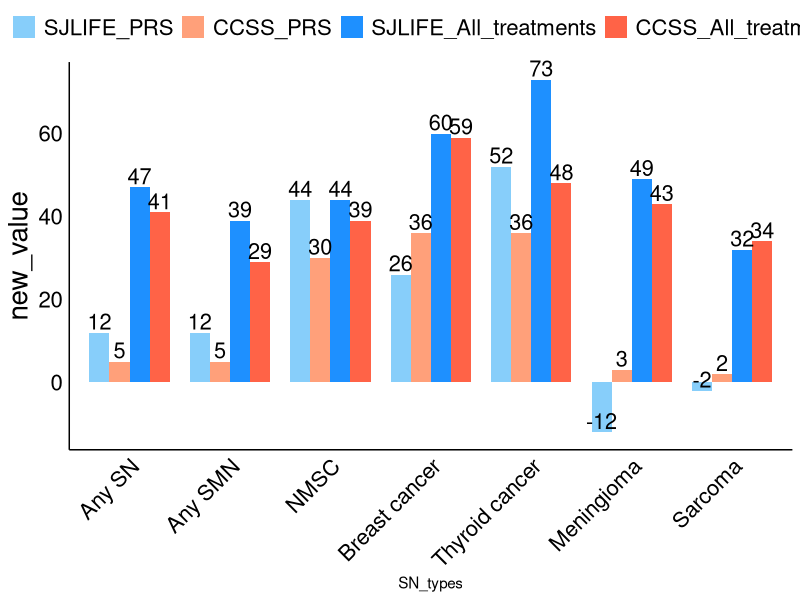
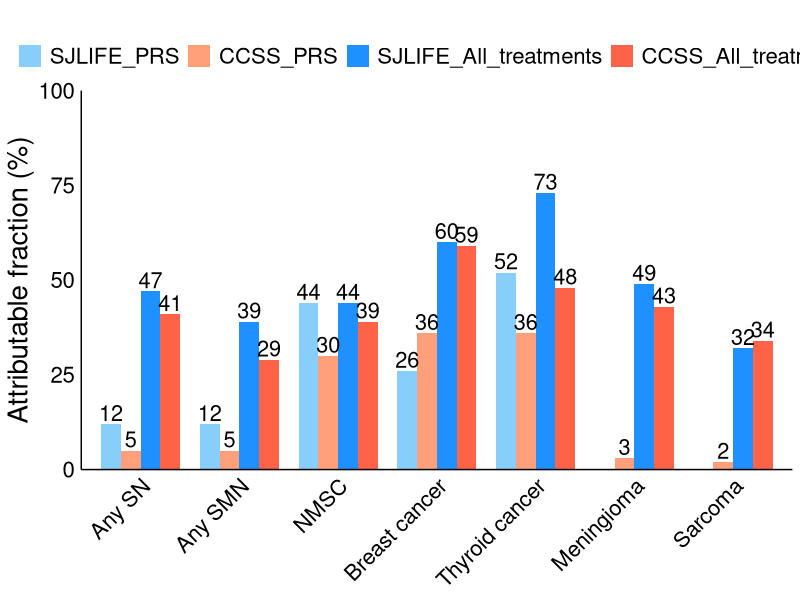
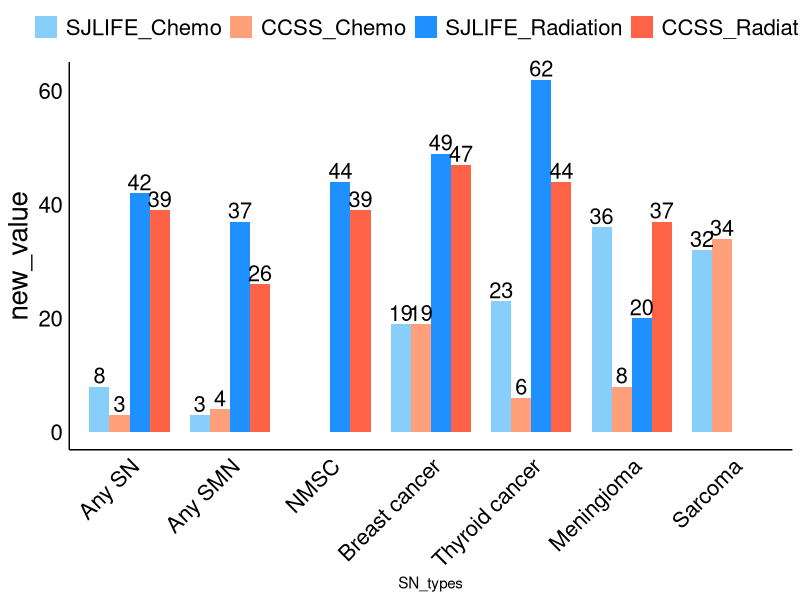
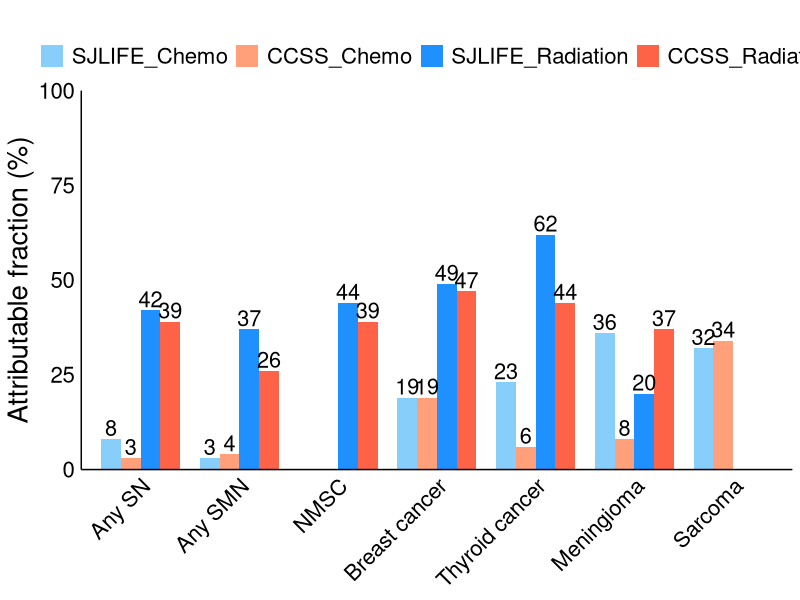
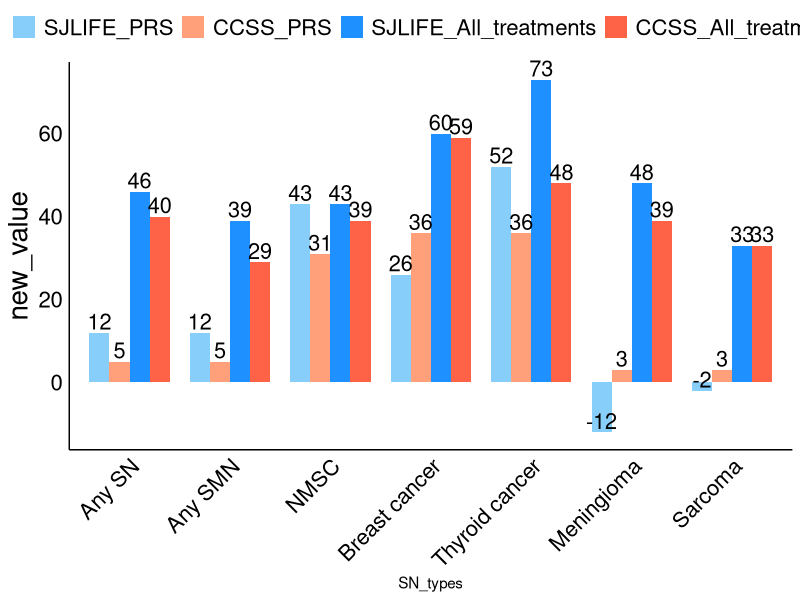
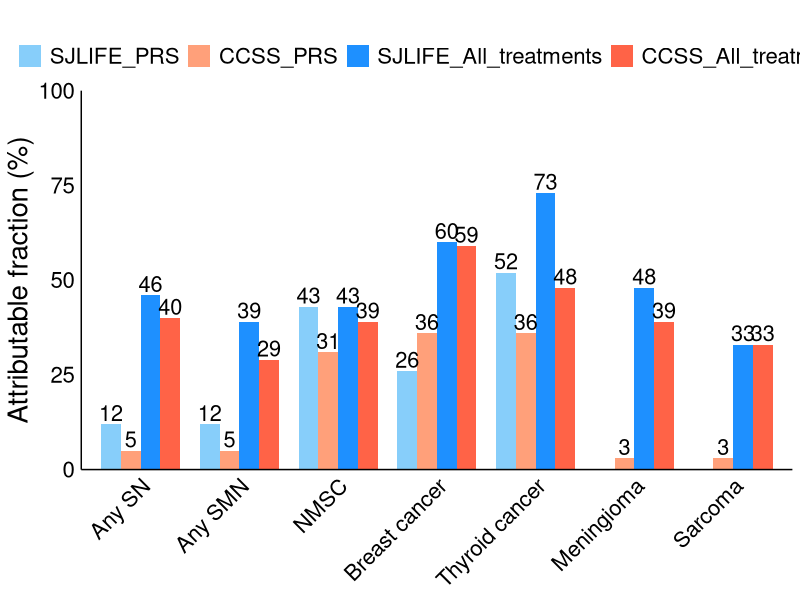
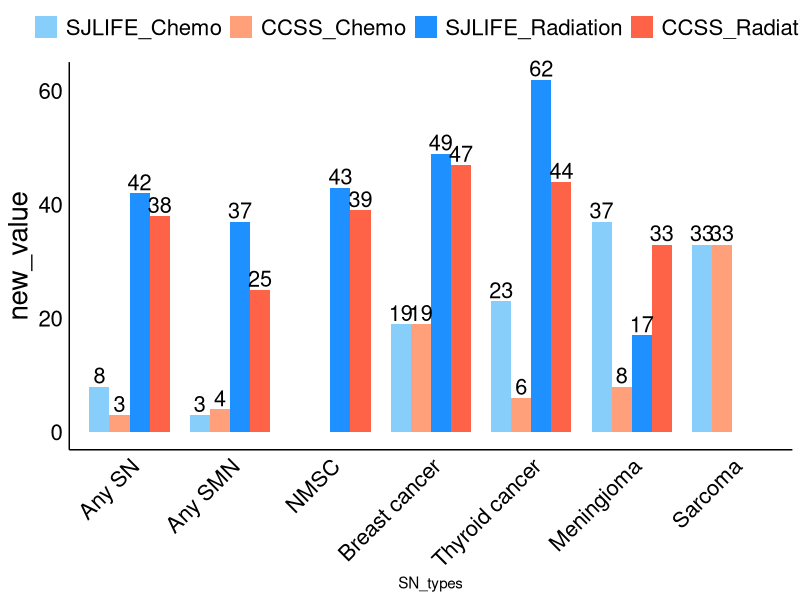
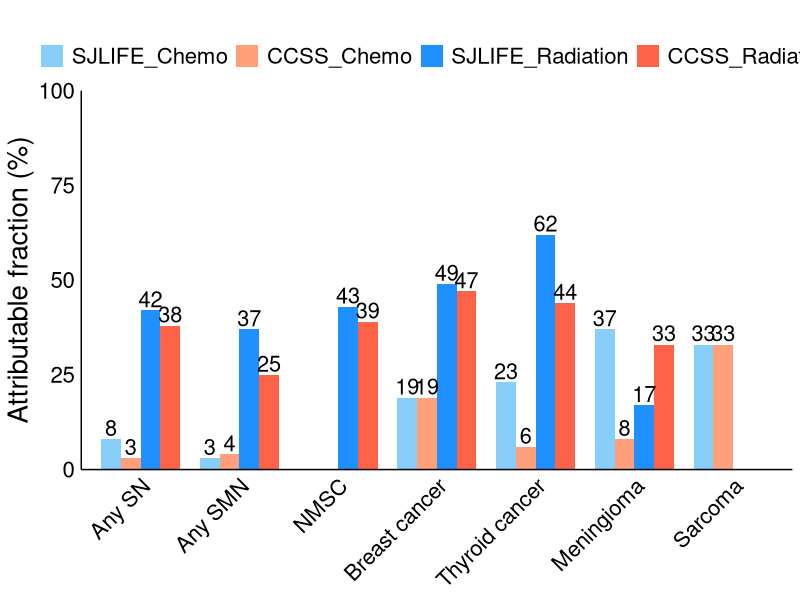

Here is the R script that generated these plots, in order:
# Load required libraries
library(ggplot2)
library(ggthemes)# For additional themes
library(ggrepel)
library(dplyr)



## V18 b
data <- read.table(text="Cohort	SN_types	Variables	Overall	Female	Male	Age.lt.35	Age.ge.35
SJLIFE	Any SN (605)	Radiation	0.425	0.417	0.435	0.400	0.447
SJLIFE	Any SN (605)	Chemo	0.080	0.079	0.080	0.109	0.054
SJLIFE	Any SN (605)	All_treatments	0.469	0.462	0.478	0.463	0.474
SJLIFE	Any SN (605)	PRS	0.125	0.123	0.129	0.126	0.125
SJLIFE	Any SN (605)	Lifestyle	-	-	-	-	-
SJLIFE	Any SN (605)	Combined	0.536	0.530	0.545	0.531	0.541
SJLIFE	Any SMN (462)	Radiation	0.372	0.371	0.373	0.340	0.396
SJLIFE	Any SMN (462)	Chemo	0.033	0.033	0.032	0.047	0.022
SJLIFE	Any SMN (462)	All_treatments	0.392	0.392	0.392	0.370	0.409
SJLIFE	Any SMN (462)	PRS	0.122	0.119	0.125	0.122	0.122
SJLIFE	Any SMN (462)	Lifestyle	-	-	-	-	-
SJLIFE	Any SMN (462)	Combined	0.467	0.466	0.468	0.447	0.482
SJLIFE	NMSC (249)	Radiation	0.441	0.431	0.453	0.413	0.457
SJLIFE	NMSC (249)	Chemo	-	-	-	-	-
SJLIFE	NMSC (249)	All_treatments	0.441	0.431	0.453	0.413	0.457
SJLIFE	NMSC (249)	PRS	0.441	0.432	0.452	0.440	0.442
SJLIFE	NMSC (249)	Lifestyle	-	-	-	-	-
SJLIFE	NMSC (249)	Combined	0.688	0.680	0.698	0.671	0.698
SJLIFE	Breast cancer (74)	Radiation	0.493	0.493	-	0.475	0.498
SJLIFE	Breast cancer (74)	Chemo	0.193	0.193	-	0.228	0.184
SJLIFE	Breast cancer (74)	All_treatments	0.602	0.602	-	0.594	0.604
SJLIFE	Breast cancer (74)	PRS	0.255	0.255	-	0.261	0.254
SJLIFE	Breast cancer (74)	Lifestyle	-	-	-	-	-
SJLIFE	Breast cancer (74)	Combined	0.704	0.704	-	0.701	0.705
SJLIFE	Thyroid cancer (86)	Radiation	0.620	0.622	0.616	0.594	0.650
SJLIFE	Thyroid cancer (86)	Chemo	0.233	0.235	0.231	0.293	0.163
SJLIFE	Thyroid cancer (86)	All_treatments	0.726	0.727	0.723	0.725	0.727
SJLIFE	Thyroid cancer (86)	PRS	0.517	0.519	0.514	0.519	0.514
SJLIFE	Thyroid cancer (86)	Lifestyle	-	-	-	-	-
SJLIFE	Thyroid cancer (86)	Combined	0.866	0.867	0.866	0.866	0.868
SJLIFE	Meningioma (149)	Radiation	0.197	0.172	0.230	0.223	0.176
SJLIFE	Meningioma (149)	Chemo	0.361	0.371	0.349	0.472	0.271
SJLIFE	Meningioma (149)	All_treatments	0.489	0.478	0.504	0.598	0.400
SJLIFE	Meningioma (149)	PRS	-0.125	-0.117	-0.135	-0.121	-0.128
SJLIFE	Meningioma (149)	Lifestyle	-	-	-	-	-
SJLIFE	Meningioma (149)	Combined	0.425	0.416	0.437	0.549	0.323
SJLIFE	Sarcoma (32)	Radiation	-	-	-	-	-
SJLIFE	Sarcoma (32)	Chemo	0.324	0.329	0.320	0.308	0.351
SJLIFE	Sarcoma (32)	All_treatments	0.324	0.329	0.320	0.308	0.351
SJLIFE	Sarcoma (32)	PRS	-0.020	-0.021	-0.020	-0.020	-0.020
SJLIFE	Sarcoma (32)	Lifestyle	-	-	-	-	-
SJLIFE	Sarcoma (32)	Combined	0.311	0.315	0.306	0.294	0.337
CCSS	Any SN (1611)	Radiation	0.387	0.380	0.398	0.372	0.398
CCSS	Any SN (1611)	Chemo	0.031	0.030	0.033	0.047	0.019
CCSS	Any SN (1611)	All_treatments	0.407	0.400	0.418	0.403	0.410
CCSS	Any SN (1611)	PRS	0.048	0.047	0.049	0.047	0.048
CCSS	Any SN (1611)	Lifestyle	-	-	-	-	-
CCSS	Any SN (1611)	Combined	0.435	0.428	0.446	0.431	0.438
CCSS	Any SMN (762)	Radiation	0.255	0.254	0.257	0.213	0.283
CCSS	Any SMN (762)	Chemo	0.042	0.042	0.042	0.070	0.024
CCSS	Any SMN (762)	All_treatments	0.290	0.289	0.293	0.271	0.303
CCSS	Any SMN (762)	PRS	0.047	0.046	0.047	0.046	0.047
CCSS	Any SMN (762)	Lifestyle	-	-	-	-	-
CCSS	Any SMN (762)	Combined	0.323	0.322	0.326	0.305	0.336
CCSS	NMSC (769)	Radiation	0.391	0.386	0.396	0.385	0.394
CCSS	NMSC (769)	Chemo	-	-	-	-	-
CCSS	NMSC (769)	All_treatments	0.391	0.386	0.396	0.385	0.394
CCSS	NMSC (769)	PRS	0.304	0.306	0.302	0.306	0.303
CCSS	NMSC (769)	Lifestyle	-	-	-	-	-
CCSS	NMSC (769)	Combined	0.577	0.575	0.578	0.574	0.578
CCSS	Breast cancer (289)	Radiation	0.474	0.474	-	0.452	0.478
CCSS	Breast cancer (289)	Chemo	0.187	0.187	-	0.224	0.180
CCSS	Breast cancer (289)	All_treatments	0.593	0.593	-	0.589	0.593
CCSS	Breast cancer (289)	PRS	0.365	0.365	-	0.369	0.365
CCSS	Breast cancer (289)	Lifestyle	-	-	-	-	-
CCSS	Breast cancer (289)	Combined	0.743	0.743	-	0.741	0.743
CCSS	Thyroid cancer (163)	Radiation	0.443	0.445	0.439	0.413	0.489
CCSS	Thyroid cancer (163)	Chemo	0.055	0.055	0.056	0.073	0.029
CCSS	Thyroid cancer (163)	All_treatments	0.476	0.477	0.472	0.457	0.504
CCSS	Thyroid cancer (163)	PRS	0.358	0.362	0.352	0.355	0.363
CCSS	Thyroid cancer (163)	Lifestyle	-	-	-	-	-
CCSS	Thyroid cancer (163)	Combined	0.664	0.665	0.661	0.650	0.684
CCSS	Meningioma (255)	Radiation	0.370	0.333	0.422	0.394	0.345
CCSS	Meningioma (255)	Chemo	0.082	0.076	0.092	0.118	0.045
CCSS	Meningioma (255)	All_treatments	0.426	0.391	0.475	0.471	0.378
CCSS	Meningioma (255)	PRS	0.032	0.032	0.033	0.036	0.028
CCSS	Meningioma (255)	Lifestyle	-	-	-	-	-
CCSS	Meningioma (255)	Combined	0.444	0.410	0.494	0.490	0.397
CCSS	Sarcoma (60)	Radiation	-	-	-	-	-
CCSS	Sarcoma (60)	Chemo	0.342	0.327	0.358	0.337	0.348
CCSS	Sarcoma (60)	All_treatments	0.342	0.327	0.358	0.337	0.348
CCSS	Sarcoma (60)	PRS	0.024	0.026	0.022	0.023	0.025
CCSS	Sarcoma (60)	Lifestyle	-	-	-	-	-
CCSS	Sarcoma (60)	Combined	0.358	0.345	0.372	0.353	0.364", header = T, sep = "\t")

data$SN_types <- trimws(gsub("\\([0-9]+\\)", "", data$SN_types))
data[data == "-"] <- NA
saved.data <- data

## 1.___________________________________________________________________________ Combined (overall) analysis
## 1.___________________________________________________________________________ Combined (overall) analysis
## 1.___________________________________________________________________________ Combined (overall) analysis
## 1.___________________________________________________________________________ Combined (overall) analysis
## 1.___________________________________________________________________________ Combined (overall) analysis



group <- "Overall"
variables <- unique(data$Variables)

custom_colors <- c("SJLIFE" = "#1E90FF", "CCSS" = "#FF6347")
legend_order <- c("SJLIFE", "CCSS")


for(i in 1:length(variables)){
data_melted <- data[grepl(variables[i], data$Variables), c("Cohort", "SN_types", "Variables", group)]
colnames(data_melted) <- c("variable", "SN_types", "AF_by", "value")
data_melted$value <- as.numeric(data_melted$value); data_melted <- data_melted[complete.cases(data_melted),]
data_melted$new_value <- round(data_melted$value,2)*100

# Reshape the data for ggplot2
library(reshape2)
order <- unique(data_melted$SN_types)
AF.type <- data_melted$AF_by[i] 
lifestyle <- "without_lifestyle"
if(lifestyle== "without_lifestyle" && variables[i] == "Lifestyle"){
next
}

data_melted$legend_group <- factor(data_melted$variable, levels = c("SJLIFE", "CCSS"))

# Create a factor with the desired order
data_melted$SN_types <- factor(data_melted$SN_types, levels = order)



p <- ggplot(data_melted, aes(x = SN_types, y = new_value, fill = legend_group)) +
  geom_bar(stat = "identity", position = position_dodge(width = 0.4), width = 0.4) +
  # Customize the theme and appearance
  # # geom_hline(yintercept = seq(-0.1, 0.1, by = 0.1), color = "black", linetype = "solid", size = 0.7) +
  # # geom_hline(yintercept = 0, color = "black", linetype = "solid", size = 0.7) +
  # Add Y lines
  # # geom_vline(xintercept = seq(0.5, length(unique(data_melted$SN_types)) + 0.5), color = "black", linetype = "solid", size = 0.7) +
  # # geom_vline(xintercept = 0.5, color = "black", linetype = "solid", size = 0.7) +
  theme_minimal() +
  theme(axis.text.x = element_text(angle = 45, hjust = 1, vjust = 1, size = 16, color = "black"),
        axis.text.y = element_text(size = 16, color = "black"),
        axis.title.y = element_text(size = 20, color = "black"),
        axis.line.x = element_line(color="black"),
        axis.line.y = element_line(color="black"),
        legend.title = element_blank(),
        legend.text = element_text(size = 16, color = "black"),
        plot.title = element_text(size = 16, hjust = 0.5, vjust = 1.5, face = "bold"),
        panel.grid.major = element_blank(),
        panel.grid.minor = element_blank()) +
  
  # Customize colors
  scale_fill_manual(values = custom_colors, breaks = legend_order) +
  
  # Add labels with geom_text
  geom_text(
    data = data_melted %>% filter(!is.na(new_value)),
    aes(label = new_value, y = new_value),  # Adjust y position
    position = position_dodge(width = 0.3),
    vjust = -0.20,  # Adjust vertical justification
    hjust = 0.5,  # Center text horizontally
    size = 5.5,
    color = "black"
  ) +
  # Adjust legend position
  theme(legend.position = "top", legend.box = "horizontal") +
  # Additional adjustments
  scale_x_discrete(limits = order) +
  coord_cartesian(clip = "off")
p <- p + scale_y_continuous(limits = c(0, 100), expand = c(0, 0)) + labs(title = "", y = "Attributable fraction (%)", x = NULL) 

p
# Save the plot as a high-resolution image
plot_name <- paste0("Z:/ResearchHome/Groups/sapkogrp/projects/Genomics/common/attr_fraction/ANALYSIS/results/plots/v18b/overall/", group, "_", AF.type, "_", lifestyle, ".tiff")

ggsave(plot_name, p, width = 12, height = 8, dpi = 600, device = "tiff", compression = "lzw")
}

################################
## PRS and treatment together ##
################################
group <- "Overall"

variables <- "treatment|PRS"

new_data <- data[grepl(variables, data$Variables), c("Cohort", "SN_types", "Variables", group)]
colnames(new_data) <- c("variable", "SN_types", "AF_by", "value")
new_data$value <- as.numeric(new_data$value)

# Reshape the data for ggplot2
library(reshape2)

data_melted <-new_data
order <- unique(data_melted$SN_types)
AF.type <- "treatment_PRS"
lifestyle <- "without_lifestyle"

data_melted$legend_group <- factor(paste(data_melted$variable, data_melted$AF_by, sep = "_"))

data_melted$new_value <- round(data_melted$value,2)*100


# Define custom colors and legend order
custom_colors <- c("SJLIFE_PRS" = "#87CEFA", "CCSS_PRS" = "#FFA07A", "SJLIFE_All_treatments" = "#1E90FF", "CCSS_All_treatments" = "#FF6347")
legend_order <- c("SJLIFE_PRS", "CCSS_PRS", "SJLIFE_All_treatments", "CCSS_All_treatments")
# Order the levels of the legend_group factor
data_melted$legend_group <- factor(data_melted$legend_group, levels = legend_order)
# Create a factor with the desired order
data_melted$SN_types <- factor(data_melted$SN_types, levels = order)


p <- ggplot(data_melted, aes(x = SN_types, y = new_value, fill = legend_group)) +
  geom_bar(stat = "identity", position = position_dodge(width = 0.8), width = 0.8) +
  # Customize the theme and appearance
  # geom_hline(yintercept = 0, color = "black", linetype = "solid", size = 0.7) +
  # Add Y lines
  # geom_vline(xintercept = 0.5, color = "black", linetype = "solid", size = 0.7) +
  theme_minimal() +
  theme(axis.text.x = element_text(angle = 45, hjust = 1, vjust = 1, size = 16, color = "black"),
        axis.text.y = element_text(size = 16, color = "black"),
        axis.title.y = element_text(size = 20, color = "black"), 
        axis.line.x = element_line(color="black"), 
        axis.line.y = element_line(color="black"),
        legend.title = element_blank(),
        legend.text = element_text(size = 16, color = "black"),
        plot.title = element_text(size = 16, hjust = 0.5, vjust = 1.5, face = "bold"),
        panel.grid.major = element_blank(),
        panel.grid.minor = element_blank()) +
  
  # Customize colors
  scale_fill_manual(values = custom_colors, breaks = legend_order) +
  
  # Add labels with geom_text
  geom_text(
    data = data_melted %>% filter(!is.na(new_value)),
    aes(label = new_value, y = new_value),  # Adjust y position
    position = position_dodge(width = 0.8),
    vjust = -0.20,  # Adjust vertical justification
    hjust = 0.5,  # Center text horizontally
    size = 5.5,
    color = "black"
  ) +
  # Adjust legend position
  theme(legend.position = "top", legend.box = "horizontal") +
  # Additional adjustments
  scale_x_discrete(limits = order) +
  coord_cartesian(clip = "off")
p
p <- p + scale_y_continuous(limits = c(0, 100), expand = c(0, 0)) + labs(title = "", y = "Attributable fraction (%)", x = NULL) 

p

# Save the plot as a high-resolution image
plot_name <- paste0("Z:/ResearchHome/Groups/sapkogrp/projects/Genomics/common/attr_fraction/ANALYSIS/results/plots/v18b/overall/", group, "_", AF.type,"_", lifestyle, ".tiff")

ggsave(plot_name, p, width = 12, height = 8, dpi = 600, device = "tiff", compression = "lzw")

##################################
## Chemo and Radiation together ##
##################################
group <- "Overall"

variables <- "Chemo|Radiation"

new_data <- data[grepl(variables, data$Variables), c("Cohort", "SN_types", "Variables", group)]
colnames(new_data) <- c("variable", "SN_types", "AF_by", "value")
new_data$value <- as.numeric(new_data$value)

# Reshape the data for ggplot2
library(reshape2)
data_melted <-new_data
data_melted$new_value <- round(data_melted$value,2)*100

order <- unique(data_melted$SN_types)
AF.type <- "Chemo_Radiation"
lifestyle <- "without_lifestyle"

data_melted$legend_group <- factor(paste(data_melted$variable, data_melted$AF_by, sep = "_"))


# Define custom colors and legend order
custom_colors <- c("SJLIFE_Chemo" = "#87CEFA", "CCSS_Chemo" = "#FFA07A", "SJLIFE_Radiation" = "#1E90FF", "CCSS_Radiation" = "#FF6347")
legend_order <- c("SJLIFE_Chemo", "CCSS_Chemo", "SJLIFE_Radiation", "CCSS_Radiation")
# Order the levels of the legend_group factor
data_melted$legend_group <- factor(data_melted$legend_group, levels = legend_order)

# Create a factor with the desired order
data_melted$SN_types <- factor(data_melted$SN_types, levels = order)

# Create the grouped bar chart
# Create the plot
p <- ggplot(data_melted, aes(x = SN_types, y = new_value, fill = legend_group)) +
  geom_bar(stat = "identity", position = position_dodge(width = 0.8), width = 0.8) +
  # Customize the theme and appearance
  # geom_hline(yintercept = 0, color = "black", linetype = "solid", size = 0.7) +
  # Add Y lines
  # geom_vline(xintercept = 0.5, color = "black", linetype = "solid", size = 0.7) +
  theme_minimal() +
  theme(axis.text.x = element_text(angle = 45, hjust = 1, vjust = 1, size = 16, color = "black"),
        axis.text.y = element_text(size = 16, color = "black"),
        axis.title.y = element_text(size = 20, color = "black"), 
        axis.line.x = element_line(color="black"), 
        axis.line.y = element_line(color="black"),
        legend.title = element_blank(),
        legend.text = element_text(size = 16, color = "black"),
        plot.title = element_text(size = 16, hjust = 0.5, vjust = 1.5, face = "bold"),
        panel.grid.major = element_blank(),
        panel.grid.minor = element_blank()) +
  
  # Customize colors
  scale_fill_manual(values = custom_colors, breaks = legend_order) +
  
  # Add labels with geom_text
  geom_text(
    data = data_melted,
    aes(label = new_value, y = new_value),  # Adjust y position
    position = position_dodge(width = 0.8),
    vjust = -0.20,  # Adjust vertical justification
    hjust = 0.5,  # Center text horizontally
    size = 5.5,
    color = "black"
  ) +
  # Adjust legend position
  theme(legend.position = "top", legend.box = "horizontal") +
  # Additional adjustments
  scale_x_discrete(limits = order) +
  coord_cartesian(clip = "off")
p
p <- p + scale_y_continuous(limits = c(0, 100), expand = c(0, 0)) + labs(title = "", y = "Attributable fraction (%)", x = NULL) 

p

# Save the plot as a high-resolution image
plot_name <- paste0("Z:/ResearchHome/Groups/sapkogrp/projects/Genomics/common/attr_fraction/ANALYSIS/results/plots/v18b/overall/", group, "_", AF.type,"_", lifestyle, ".tiff")

ggsave(plot_name, p, width = 12, height = 8, dpi = 600, device = "tiff", compression = "lzw")


## 2.___________________________________________________________________________ Female analysis
## 2.___________________________________________________________________________ Female analysis
## 2.___________________________________________________________________________ Female analysis
## 2.___________________________________________________________________________ Female analysis
## 2.___________________________________________________________________________ Female analysis


data <- saved.data

group <- "Female"
variables <- unique(data$Variables)

custom_colors <- c("SJLIFE" = "#1E90FF", "CCSS" = "#FF6347")
legend_order <- c("SJLIFE", "CCSS")

for(i in 1:length(variables)){
  data_melted <- data[grepl(variables[i], data$Variables), c("Cohort", "SN_types", "Variables", group)]
  colnames(data_melted) <- c("variable", "SN_types", "AF_by", "value")
  data_melted$value <- as.numeric(data_melted$value); data_melted <- data_melted[complete.cases(data_melted),]
  data_melted$new_value <- round(data_melted$value,2)*100
  
  # Reshape the data for ggplot2
  library(reshape2)
  order <- unique(data_melted$SN_types)
  AF.type <- data_melted$AF_by[i] 
  lifestyle <- "without_lifestyle"
  if(lifestyle== "without_lifestyle" && variables[i] == "Lifestyle"){
    next
  }
  
  data_melted$legend_group <- factor(data_melted$variable, levels = c("SJLIFE", "CCSS"))
  # Create a factor with the desired order
  data_melted$SN_types <- factor(data_melted$SN_types, levels = order)
  
  
  p <- ggplot(data_melted, aes(x = SN_types, y = new_value, fill = legend_group)) +
    geom_bar(stat = "identity", position = position_dodge(width = 0.4), width = 0.4) +
    # Customize the theme and appearance
    # # geom_hline(yintercept = seq(-0.1, 0.1, by = 0.1), color = "black", linetype = "solid", size = 0.7) +
    # geom_hline(yintercept = 0, color = "black", linetype = "solid", size = 0.7) +
    # Add Y lines
    # # geom_vline(xintercept = seq(0.5, length(unique(data_melted$SN_types)) + 0.5), color = "black", linetype = "solid", size = 0.7) +
    # geom_vline(xintercept = 0.5, color = "black", linetype = "solid", size = 0.7) +
    theme_minimal() +
    theme(axis.text.x = element_text(angle = 45, hjust = 1, vjust = 1, size = 16, color = "black"),
          axis.text.y = element_text(size = 16, color = "black"),
          axis.title.y = element_text(size = 20, color = "black"), 
          axis.line.x = element_line(color="black"), 
          axis.line.y = element_line(color="black"),
          legend.title = element_blank(),
          legend.text = element_text(size = 16, color = "black"),
          plot.title = element_text(size = 16, hjust = 0.5, vjust = 1.5, face = "bold"),
          panel.grid.major = element_blank(),
          panel.grid.minor = element_blank()) +
    
    # Customize colors
    scale_fill_manual(values = custom_colors, breaks = legend_order) +
    
    # Add labels with geom_text
    geom_text(
      data = data_melted,
      aes(label = new_value, y = new_value),  # Adjust y position
      position = position_dodge(width = 0.3),
      vjust = -0.20,  # Adjust vertical justification
      hjust = 0.5,  # Center text horizontally
      size = 5.5,
      color = "black"
    ) +
    # Adjust legend position
    theme(legend.position = "top", legend.box = "horizontal") +
    # Additional adjustments
    scale_x_discrete(limits = order) +
    coord_cartesian(clip = "off")
  p <- p + scale_y_continuous(limits = c(0, 100), expand = c(0, 0)) + labs(title = "", y = "Attributable fraction (%)", x = NULL) 
  
  p
  # Save the plot as a high-resolution image
  plot_name <- paste0("Z:/ResearchHome/Groups/sapkogrp/projects/Genomics/common/attr_fraction/ANALYSIS/results/plots/v18b/female/", group, "_", AF.type, "_", lifestyle, ".tiff")
  
  ggsave(plot_name, p, width = 12, height = 8, dpi = 600, device = "tiff", compression = "lzw")
}

################################
## PRS and treatment together ##
################################
group <- "Female"

variables <- "treatment|PRS"

new_data <- data[grepl(variables, data$Variables), c("Cohort", "SN_types", "Variables", group)]
colnames(new_data) <- c("variable", "SN_types", "AF_by", "value")
new_data$value <- as.numeric(new_data$value)

# Reshape the data for ggplot2
library(reshape2)
data_melted <-new_data


order <- unique(data_melted$SN_types)
AF.type <- "treatment_PRS"
lifestyle <- "without_lifestyle"

data_melted$legend_group <- factor(paste(data_melted$variable, data_melted$AF_by, sep = "_"))


data_melted$new_value <- round(data_melted$value,2)*100

# Define custom colors and legend order
custom_colors <- c("SJLIFE_PRS" = "#87CEFA", "CCSS_PRS" = "#FFA07A", "SJLIFE_All_treatments" = "#1E90FF", "CCSS_All_treatments" = "#FF6347")
legend_order <- c("SJLIFE_PRS", "CCSS_PRS", "SJLIFE_All_treatments", "CCSS_All_treatments")
# Order the levels of the legend_group factor
data_melted$legend_group <- factor(data_melted$legend_group, levels = legend_order)

# Create a factor with the desired order
data_melted$SN_types <- factor(data_melted$SN_types, levels = order)

# Create the grouped bar chart
# Create the plot
p <- ggplot(data_melted, aes(x = SN_types, y = new_value, fill = legend_group)) +
  geom_bar(stat = "identity", position = position_dodge(width = 0.8), width = 0.8) +
  # Customize the theme and appearance
  # geom_hline(yintercept = 0, color = "black", linetype = "solid", size = 0.7) +
  # Add Y lines
  # geom_vline(xintercept = 0.5, color = "black", linetype = "solid", size = 0.7) +
  theme_minimal() +
  theme(axis.text.x = element_text(angle = 45, hjust = 1, vjust = 1, size = 16, color = "black"),
        axis.text.y = element_text(size = 16, color = "black"),
        axis.title.y = element_text(size = 20, color = "black"), 
        axis.line.x = element_line(color="black"), 
        axis.line.y = element_line(color="black"),
        legend.title = element_blank(),
        legend.text = element_text(size = 16, color = "black"),
        plot.title = element_text(size = 16, hjust = 0.5, vjust = 1.5, face = "bold"),
        panel.grid.major = element_blank(),
        panel.grid.minor = element_blank()) +
  
  # Customize colors
  scale_fill_manual(values = custom_colors, breaks = legend_order) +
  
  # Add labels with geom_text
  geom_text(
    data = data_melted,
    aes(label = new_value, y = new_value),  # Adjust y position
    position = position_dodge(width = 0.8),
    vjust = -0.20,  # Adjust vertical justification
    hjust = 0.5,  # Center text horizontally
    size = 5.5,
    color = "black"
  ) +
  # Adjust legend position
  theme(legend.position = "top", legend.box = "horizontal") +
  # Additional adjustments
  scale_x_discrete(limits = order) +
  coord_cartesian(clip = "off")
p
p <- p + scale_y_continuous(limits = c(0, 100), expand = c(0, 0)) + labs(title = "", y = "Attributable fraction (%)", x = NULL) 
p

# Save the plot as a high-resolution image
plot_name <- paste0("Z:/ResearchHome/Groups/sapkogrp/projects/Genomics/common/attr_fraction/ANALYSIS/results/plots/v18b/female/", group, "_", AF.type,"_", lifestyle, ".tiff")

ggsave(plot_name, p, width = 12, height = 8, dpi = 600, device = "tiff", compression = "lzw")

##################################
## Chemo and Radiation together ##
##################################
group <- "Female"

variables <- "Chemo|Radiation"

new_data <- data[grepl(variables, data$Variables), c("Cohort", "SN_types", "Variables", group)]
colnames(new_data) <- c("variable", "SN_types", "AF_by", "value")
new_data$value <- as.numeric(new_data$value)

# Reshape the data for ggplot2
library(reshape2)
data_melted <-new_data
data_melted$new_value <- round(data_melted$value,2)*100

order <- unique(data_melted$SN_types)
AF.type <- "Chemo_Radiation"
lifestyle <- "without_lifestyle"

data_melted$legend_group <- factor(paste(data_melted$variable, data_melted$AF_by, sep = "_"))


# Define custom colors and legend order
custom_colors <- c("SJLIFE_Chemo" = "#87CEFA", "CCSS_Chemo" = "#FFA07A", "SJLIFE_Radiation" = "#1E90FF", "CCSS_Radiation" = "#FF6347")
legend_order <- c("SJLIFE_Chemo", "CCSS_Chemo", "SJLIFE_Radiation", "CCSS_Radiation")
# Order the levels of the legend_group factor
data_melted$legend_group <- factor(data_melted$legend_group, levels = legend_order)

# Create a factor with the desired order
data_melted$SN_types <- factor(data_melted$SN_types, levels = order)

# Create the grouped bar chart
# Create the plot
p <- ggplot(data_melted, aes(x = SN_types, y = new_value, fill = legend_group)) +
  geom_bar(stat = "identity", position = position_dodge(width = 0.8), width = 0.8) +
  # Customize the theme and appearance
  # geom_hline(yintercept = 0, color = "black", linetype = "solid", size = 0.7) +
  # Add Y lines
  # geom_vline(xintercept = 0.5, color = "black", linetype = "solid", size = 0.7) +
  theme_minimal() +
  theme(axis.text.x = element_text(angle = 45, hjust = 1, vjust = 1, size = 16, color = "black"),
        axis.text.y = element_text(size = 16, color = "black"),
        axis.title.y = element_text(size = 20, color = "black"), 
        axis.line.x = element_line(color="black"), 
        axis.line.y = element_line(color="black"),
        legend.title = element_blank(),
        legend.text = element_text(size = 16, color = "black"),
        plot.title = element_text(size = 16, hjust = 0.5, vjust = 1.5, face = "bold"),
        panel.grid.major = element_blank(),
        panel.grid.minor = element_blank()) +
  
  # Customize colors
  scale_fill_manual(values = custom_colors, breaks = legend_order) +
  
  # Add labels with geom_text
  geom_text(
    data = data_melted,
    aes(label = new_value, y = new_value),  # Adjust y position
    position = position_dodge(width = 0.8),
    vjust = -0.20,  # Adjust vertical justification
    hjust = 0.5,  # Center text horizontally
    size = 5.5,
    color = "black"
  ) +
  # Adjust legend position
  theme(legend.position = "top", legend.box = "horizontal") +
  # Additional adjustments
  scale_x_discrete(limits = order) +
  coord_cartesian(clip = "off")
p
p <- p + scale_y_continuous(limits = c(0, 100), expand = c(0, 0)) + labs(title = "", y = "Attributable fraction (%)", x = NULL) 

p
# Save the plot as a high-resolution image
plot_name <- paste0("Z:/ResearchHome/Groups/sapkogrp/projects/Genomics/common/attr_fraction/ANALYSIS/results/plots/v18b/female/", group, "_", AF.type,"_", lifestyle, ".tiff")

ggsave(plot_name, p, width = 12, height = 8, dpi = 600, device = "tiff", compression = "lzw")

## 3.___________________________________________________________________________ Male analysis
## 3.___________________________________________________________________________ Male analysis
## 3.___________________________________________________________________________ Male analysis
## 3.___________________________________________________________________________ Male analysis
## 3.___________________________________________________________________________ Male analysis


data <- saved.data

group <- "Male"
variables <- unique(data$Variables)

custom_colors <- c("SJLIFE" = "#1E90FF", "CCSS" = "#FF6347")
legend_order <- c("SJLIFE", "CCSS")

for(i in 1:length(variables)){
  data_melted <- data[grepl(variables[i], data$Variables), c("Cohort", "SN_types", "Variables", group)]
  colnames(data_melted) <- c("variable", "SN_types", "AF_by", "value")
  data_melted$value <- as.numeric(data_melted$value); data_melted <- data_melted[complete.cases(data_melted),]
  data_melted$new_value <- round(data_melted$value,2)*100
  
  # Reshape the data for ggplot2
  library(reshape2)
  
  data_melted <- data_melted[complete.cases(data_melted),]
  
  order <- unique(data_melted$SN_types)
  AF.type <- data_melted$AF_by[i] 
  lifestyle <- "without_lifestyle"
  if(lifestyle== "without_lifestyle" && variables[i] == "Lifestyle"){
    next
  }
  
  data_melted$legend_group <- factor(data_melted$variable, levels = c("SJLIFE", "CCSS"))
  
  # Create a factor with the desired order
  data_melted$SN_types <- factor(data_melted$SN_types, levels = order)
  
  
  
  p <- ggplot(data_melted, aes(x = SN_types, y = new_value, fill = legend_group)) +
    geom_bar(stat = "identity", position = position_dodge(width = 0.4), width = 0.4) +
    # Customize the theme and appearance
    # # geom_hline(yintercept = seq(-0.1, 0.1, by = 0.1), color = "black", linetype = "solid", size = 0.7) +
    # geom_hline(yintercept = 0, color = "black", linetype = "solid", size = 0.7) +
    # Add Y lines
    # # geom_vline(xintercept = seq(0.5, length(unique(data_melted$SN_types)) + 0.5), color = "black", linetype = "solid", size = 0.7) +
    # geom_vline(xintercept = 0.5, color = "black", linetype = "solid", size = 0.7) +
    theme_minimal() +
    theme(axis.text.x = element_text(angle = 45, hjust = 1, vjust = 1, size = 16, color = "black"),
          axis.text.y = element_text(size = 16, color = "black"),
          axis.title.y = element_text(size = 20, color = "black"), 
          axis.line.x = element_line(color="black"), 
          axis.line.y = element_line(color="black"),
          legend.title = element_blank(),
          legend.text = element_text(size = 16, color = "black"),
          plot.title = element_text(size = 16, hjust = 0.5, vjust = 1.5, face = "bold"),
          panel.grid.major = element_blank(),
          panel.grid.minor = element_blank()) +
    
    # Customize colors
    scale_fill_manual(values = custom_colors, breaks = legend_order) +
    
    # Add labels with geom_text
    geom_text(
      data = data_melted,
      aes(label = new_value, y = new_value),  # Adjust y position
      position = position_dodge(width = 0.3),
      vjust = -0.20,  # Adjust vertical justification
      hjust = 0.5,  # Center text horizontally
      size = 5.5,
      color = "black"
    ) +
    # Adjust legend position
    theme(legend.position = "top", legend.box = "horizontal") +
    # Additional adjustments
    scale_x_discrete(limits = order) +
    coord_cartesian(clip = "off")
  p <- p + scale_y_continuous(limits = c(0, 100), expand = c(0, 0)) + labs(title = "", y = "Attributable fraction (%)", x = NULL) 
  
  p
  # Save the plot as a high-resolution image
  plot_name <- paste0("Z:/ResearchHome/Groups/sapkogrp/projects/Genomics/common/attr_fraction/ANALYSIS/results/plots/v18b/male/", group, "_", AF.type, "_", lifestyle, ".tiff")
  
  ggsave(plot_name, p, width = 12, height = 8, dpi = 600, device = "tiff", compression = "lzw")
}

################################
## PRS and treatment together ##
################################
group <- "Male"

variables <- "treatment|PRS"

new_data <- data[grepl(variables, data$Variables), c("Cohort", "SN_types", "Variables", group)]
colnames(new_data) <- c("variable", "SN_types", "AF_by", "value")
new_data$value <- as.numeric(new_data$value)

# Reshape the data for ggplot2
library(reshape2)
data_melted <-new_data
data_melted <- data_melted[!grepl("Breast", data_melted$SN_types),]

order <- unique(data_melted$SN_types)
AF.type <- "treatment_PRS"
lifestyle <- "without_lifestyle"

data_melted$legend_group <- factor(paste(data_melted$variable, data_melted$AF_by, sep = "_"))


data_melted$new_value <- round(data_melted$value,2)*100

# Define custom colors and legend order
custom_colors <- c("SJLIFE_PRS" = "#87CEFA", "CCSS_PRS" = "#FFA07A", "SJLIFE_All_treatments" = "#1E90FF", "CCSS_All_treatments" = "#FF6347")
legend_order <- c("SJLIFE_PRS", "CCSS_PRS", "SJLIFE_All_treatments", "CCSS_All_treatments")
# Order the levels of the legend_group factor
data_melted$legend_group <- factor(data_melted$legend_group, levels = legend_order)

# Create a factor with the desired order
data_melted$SN_types <- factor(data_melted$SN_types, levels = order)


# Create the grouped bar chart
# Create the plot
p <- ggplot(data_melted, aes(x = SN_types, y = new_value, fill = legend_group)) +
  geom_bar(stat = "identity", position = position_dodge(width = 0.8), width = 0.8) +
  # Customize the theme and appearance
  # geom_hline(yintercept = 0, color = "black", linetype = "solid", size = 0.7) +
  # Add Y lines
  # geom_vline(xintercept = 0.5, color = "black", linetype = "solid", size = 0.7) +
  theme_minimal() +
  theme(axis.text.x = element_text(angle = 45, hjust = 1, vjust = 1, size = 16, color = "black"),
        axis.text.y = element_text(size = 16, color = "black"),
        axis.title.y = element_text(size = 20, color = "black"), 
        axis.line.x = element_line(color="black"), 
        axis.line.y = element_line(color="black"),
        legend.title = element_blank(),
        legend.text = element_text(size = 16, color = "black"),
        plot.title = element_text(size = 16, hjust = 0.5, vjust = 1.5, face = "bold"),
        panel.grid.major = element_blank(),
        panel.grid.minor = element_blank()) +
  
  # Customize colors
  scale_fill_manual(values = custom_colors, breaks = legend_order) +
  
  # Add labels with geom_text
  geom_text(
    data = data_melted,
    aes(label = new_value, y = new_value),  # Adjust y position
    position = position_dodge(width = 0.8),
    vjust = -0.20,  # Adjust vertical justification
    hjust = 0.5,  # Center text horizontally
    size = 5.5,
    color = "black"
  ) +
  # Adjust legend position
  theme(legend.position = "top", legend.box = "horizontal") +
  # Additional adjustments
  scale_x_discrete(limits = order) +
  coord_cartesian(clip = "off")
p
p <- p + scale_y_continuous(limits = c(0, 100), expand = c(0, 0)) + labs(title = "", y = "Attributable fraction (%)", x = NULL) 
p
# Save the plot as a high-resolution image
plot_name <- paste0("Z:/ResearchHome/Groups/sapkogrp/projects/Genomics/common/attr_fraction/ANALYSIS/results/plots/v18b/male/", group, "_", AF.type,"_", lifestyle, ".tiff")

ggsave(plot_name, p, width = 12, height = 8, dpi = 600, device = "tiff", compression = "lzw")

##################################
## Chemo and Radiation together ##
##################################
group <- "Male"

variables <- "Chemo|Radiation"

new_data <- data[grepl(variables, data$Variables), c("Cohort", "SN_types", "Variables", group)]
colnames(new_data) <- c("variable", "SN_types", "AF_by", "value")
new_data$value <- as.numeric(new_data$value)

# Reshape the data for ggplot2
library(reshape2)
data_melted <-new_data
data_melted <- data_melted[!grepl("Breast", data_melted$SN_types),]
data_melted$new_value <- round(data_melted$value,2)*100
order <- unique(data_melted$SN_types)
AF.type <- "Chemo_Radiation"
lifestyle <- "without_lifestyle"

data_melted$legend_group <- factor(paste(data_melted$variable, data_melted$AF_by, sep = "_"))


# Define custom colors and legend order
custom_colors <- c("SJLIFE_Chemo" = "#87CEFA", "CCSS_Chemo" = "#FFA07A", "SJLIFE_Radiation" = "#1E90FF", "CCSS_Radiation" = "#FF6347")
legend_order <- c("SJLIFE_Chemo", "CCSS_Chemo", "SJLIFE_Radiation", "CCSS_Radiation")
# Order the levels of the legend_group factor
data_melted$legend_group <- factor(data_melted$legend_group, levels = legend_order)

# Create a factor with the desired order
data_melted$SN_types <- factor(data_melted$SN_types, levels = order)

# Create the grouped bar chart
# Create the plot
p <- ggplot(data_melted, aes(x = SN_types, y = new_value, fill = legend_group)) +
  geom_bar(stat = "identity", position = position_dodge(width = 0.8), width = 0.8) +
  # Customize the theme and appearance
  # geom_hline(yintercept = 0, color = "black", linetype = "solid", size = 0.7) +
  # Add Y lines
  # geom_vline(xintercept = 0.5, color = "black", linetype = "solid", size = 0.7) +
  theme_minimal() +
  theme(axis.text.x = element_text(angle = 45, hjust = 1, vjust = 1, size = 16, color = "black"),
        axis.text.y = element_text(size = 16, color = "black"),
        axis.title.y = element_text(size = 20, color = "black"), 
        axis.line.x = element_line(color="black"), 
        axis.line.y = element_line(color="black"),
        legend.title = element_blank(),
        legend.text = element_text(size = 16, color = "black"),
        plot.title = element_text(size = 16, hjust = 0.5, vjust = 1.5, face = "bold"),
        panel.grid.major = element_blank(),
        panel.grid.minor = element_blank()) +
  
  # Customize colors
  scale_fill_manual(values = custom_colors, breaks = legend_order) +
  
  # Add labels with geom_text
  geom_text(
    data = data_melted,
    aes(label = new_value, y = new_value),  # Adjust y position
    position = position_dodge(width = 0.8),
    vjust = -0.20,  # Adjust vertical justification
    hjust = 0.5,  # Center text horizontally
    size = 5.5,
    color = "black"
  ) +
  # Adjust legend position
  theme(legend.position = "top", legend.box = "horizontal") +
  # Additional adjustments
  scale_x_discrete(limits = order) +
  coord_cartesian(clip = "off")
p
p <- p + scale_y_continuous(limits = c(0, 100), expand = c(0, 0)) + labs(title = "", y = "Attributable fraction (%)", x = NULL) 

p
# Save the plot as a high-resolution image
plot_name <- paste0("Z:/ResearchHome/Groups/sapkogrp/projects/Genomics/common/attr_fraction/ANALYSIS/results/plots/v18b/male/", group, "_", AF.type,"_", lifestyle, ".tiff")

ggsave(plot_name, p, width = 12, height = 8, dpi = 600, device = "tiff", compression = "lzw")

## 4.___________________________________________________________________________ lt35 analysis
## 4.___________________________________________________________________________ lt35 analysis
## 4.___________________________________________________________________________ lt35 analysis
## 4.___________________________________________________________________________ lt35 analysis
## 4.___________________________________________________________________________ lt35 analysis


data <- saved.data

group <- "Age.lt.35"
variables <- unique(data$Variables)

custom_colors <- c("SJLIFE" = "#1E90FF", "CCSS" = "#FF6347")
legend_order <- c("SJLIFE", "CCSS")

for(i in 1:length(variables)){
  data_melted <- data[grepl(variables[i], data$Variables), c("Cohort", "SN_types", "Variables", group)]
  colnames(data_melted) <- c("variable", "SN_types", "AF_by", "value")
  data_melted$value <- as.numeric(data_melted$value); data_melted <- data_melted[complete.cases(data_melted),]
  data_melted$new_value <- round(data_melted$value,2)*100
  
  # Reshape the data for ggplot2
  library(reshape2)
  order <- unique(data_melted$SN_types)
  AF.type <- data_melted$AF_by[i] 
  lifestyle <- "without_lifestyle"
  if(lifestyle== "without_lifestyle" && variables[i] == "Lifestyle"){
    next
  }
  
  data_melted$legend_group <- factor(data_melted$variable, levels = c("SJLIFE", "CCSS"))
  # Create a factor with the desired order
  data_melted$SN_types <- factor(data_melted$SN_types, levels = order)
  
  
  p <- ggplot(data_melted, aes(x = SN_types, y = new_value, fill = legend_group)) +
    geom_bar(stat = "identity", position = position_dodge(width = 0.4), width = 0.4) +
    # Customize the theme and appearance
    # # geom_hline(yintercept = seq(-0.1, 0.1, by = 0.1), color = "black", linetype = "solid", size = 0.7) +
    # geom_hline(yintercept = 0, color = "black", linetype = "solid", size = 0.7) +
    # Add Y lines
    # # geom_vline(xintercept = seq(0.5, length(unique(data_melted$SN_types)) + 0.5), color = "black", linetype = "solid", size = 0.7) +
    # geom_vline(xintercept = 0.5, color = "black", linetype = "solid", size = 0.7) +
    theme_minimal() +
    theme(axis.text.x = element_text(angle = 45, hjust = 1, vjust = 1, size = 16, color = "black"),
          axis.text.y = element_text(size = 16, color = "black"),
          axis.title.y = element_text(size = 20, color = "black"), 
          axis.line.x = element_line(color="black"), 
          axis.line.y = element_line(color="black"),
          legend.title = element_blank(),
          legend.text = element_text(size = 16, color = "black"),
          plot.title = element_text(size = 16, hjust = 0.5, vjust = 1.5, face = "bold"),
          panel.grid.major = element_blank(),
          panel.grid.minor = element_blank()) +
    
    # Customize colors
    scale_fill_manual(values = custom_colors, breaks = legend_order) +
    
    # Add labels with geom_text
    geom_text(
      data = data_melted,
      aes(label = new_value, y = new_value),  # Adjust y position
      position = position_dodge(width = 0.3),
      vjust = -0.20,  # Adjust vertical justification
      hjust = 0.5,  # Center text horizontally
      size = 5.5,
      color = "black"
    ) +
    # Adjust legend position
    theme(legend.position = "top", legend.box = "horizontal") +
    # Additional adjustments
    scale_x_discrete(limits = order) +
    coord_cartesian(clip = "off")
  p <- p + scale_y_continuous(limits = c(0, 100), expand = c(0, 0)) + labs(title = "", y = "Attributable fraction (%)", x = NULL) 
  
  p
  # Save the plot as a high-resolution image
  plot_name <- paste0("Z:/ResearchHome/Groups/sapkogrp/projects/Genomics/common/attr_fraction/ANALYSIS/results/plots/v18b/lt35/", group, "_", AF.type, "_", lifestyle, ".tiff")
  
  ggsave(plot_name, p, width = 12, height = 8, dpi = 600, device = "tiff", compression = "lzw")
}

################################
## PRS and treatment together ##
################################
group <- "Age.lt.35"

variables <- "treatment|PRS"

new_data <- data[grepl(variables, data$Variables), c("Cohort", "SN_types", "Variables", group)]
colnames(new_data) <- c("variable", "SN_types", "AF_by", "value")
new_data$value <- as.numeric(new_data$value)

# Reshape the data for ggplot2
library(reshape2)
data_melted <-new_data
# order <- c("Any SN", "Any SMN", "NMSC", "Breast cancer", "Thyroid cancer", "Meningioma", "Sarcoma")
order <- unique(data_melted$SN_types)
AF.type <- "treatment_PRS"
lifestyle <- "without_lifestyle"

data_melted$legend_group <- factor(paste(data_melted$variable, data_melted$AF_by, sep = "_"))


data_melted$new_value <- round(data_melted$value,2)*100

# Define custom colors and legend order
custom_colors <- c("SJLIFE_PRS" = "#87CEFA", "CCSS_PRS" = "#FFA07A", "SJLIFE_All_treatments" = "#1E90FF", "CCSS_All_treatments" = "#FF6347")
legend_order <- c("SJLIFE_PRS", "CCSS_PRS", "SJLIFE_All_treatments", "CCSS_All_treatments")
# Order the levels of the legend_group factor
data_melted$legend_group <- factor(data_melted$legend_group, levels = legend_order)

# Create a factor with the desired order
data_melted$SN_types <- factor(data_melted$SN_types, levels = order)

# Create the grouped bar chart
# Create the plot
p <- ggplot(data_melted, aes(x = SN_types, y = new_value, fill = legend_group)) +
  geom_bar(stat = "identity", position = position_dodge(width = 0.8), width = 0.8) +
  # Customize the theme and appearance
  # geom_hline(yintercept = 0, color = "black", linetype = "solid", size = 0.7) +
  # Add Y lines
  # geom_vline(xintercept = 0.5, color = "black", linetype = "solid", size = 0.7) +
  theme_minimal() +
  theme(axis.text.x = element_text(angle = 45, hjust = 1, vjust = 1, size = 16, color = "black"),
        axis.text.y = element_text(size = 16, color = "black"),
        axis.title.y = element_text(size = 20, color = "black"), 
        axis.line.x = element_line(color="black"), 
        axis.line.y = element_line(color="black"),
        legend.title = element_blank(),
        legend.text = element_text(size = 16, color = "black"),
        plot.title = element_text(size = 16, hjust = 0.5, vjust = 1.5, face = "bold"),
        panel.grid.major = element_blank(),
        panel.grid.minor = element_blank()) +
  
  # Customize colors
  scale_fill_manual(values = custom_colors, breaks = legend_order) +
  
  # Add labels with geom_text
  geom_text(
    data = data_melted,
    aes(label = new_value, y = new_value),  # Adjust y position
    position = position_dodge(width = 0.8),
    vjust = -0.20,  # Adjust vertical justification
    hjust = 0.5,  # Center text horizontally
    size = 5.5,
    color = "black"
  ) +
  # Adjust legend position
  theme(legend.position = "top", legend.box = "horizontal") +
  # Additional adjustments
  scale_x_discrete(limits = order) +
  coord_cartesian(clip = "off")
p
p <- p + scale_y_continuous(limits = c(0, 100), expand = c(0, 0)) + labs(title = "", y = "Attributable fraction (%)", x = NULL) 
p
# Save the plot as a high-resolution image
plot_name <- paste0("Z:/ResearchHome/Groups/sapkogrp/projects/Genomics/common/attr_fraction/ANALYSIS/results/plots/v18b/lt35/", group, "_", AF.type,"_", lifestyle, ".tiff")

ggsave(plot_name, p, width = 12, height = 8, dpi = 600, device = "tiff", compression = "lzw")

##################################
## Chemo and Radiation together ##
##################################
group <- "Age.lt.35"

variables <- "Chemo|Radiation"

new_data <- data[grepl(variables, data$Variables), c("Cohort", "SN_types", "Variables", group)]
colnames(new_data) <- c("variable", "SN_types", "AF_by", "value")
new_data$value <- as.numeric(new_data$value)

# Reshape the data for ggplot2
library(reshape2)
data_melted <-new_data

data_melted$new_value <- round(data_melted$value,2)*100
order <- unique(data_melted$SN_types)
AF.type <- "Chemo_Radiation"
lifestyle <- "without_lifestyle"

data_melted$legend_group <- factor(paste(data_melted$variable, data_melted$AF_by, sep = "_"))


# Define custom colors and legend order
custom_colors <- c("SJLIFE_Chemo" = "#87CEFA", "CCSS_Chemo" = "#FFA07A", "SJLIFE_Radiation" = "#1E90FF", "CCSS_Radiation" = "#FF6347")
legend_order <- c("SJLIFE_Chemo", "CCSS_Chemo", "SJLIFE_Radiation", "CCSS_Radiation")
# Order the levels of the legend_group factor
data_melted$legend_group <- factor(data_melted$legend_group, levels = legend_order)

# Create a factor with the desired order
data_melted$SN_types <- factor(data_melted$SN_types, levels = order)

# Create the grouped bar chart
# Create the plot
p <- ggplot(data_melted, aes(x = SN_types, y = new_value, fill = legend_group)) +
  geom_bar(stat = "identity", position = position_dodge(width = 0.8), width = 0.8) +
  # Customize the theme and appearance
  # geom_hline(yintercept = 0, color = "black", linetype = "solid", size = 0.7) +
  # Add Y lines
  # geom_vline(xintercept = 0.5, color = "black", linetype = "solid", size = 0.7) +
  theme_minimal() +
  theme(axis.text.x = element_text(angle = 45, hjust = 1, vjust = 1, size = 16, color = "black"),
        axis.text.y = element_text(size = 16, color = "black"),
        axis.title.y = element_text(size = 20, color = "black"), 
        axis.line.x = element_line(color="black"), 
        axis.line.y = element_line(color="black"),
        legend.title = element_blank(),
        legend.text = element_text(size = 16, color = "black"),
        plot.title = element_text(size = 16, hjust = 0.5, vjust = 1.5, face = "bold"),
        panel.grid.major = element_blank(),
        panel.grid.minor = element_blank()) +
  
  # Customize colors
  scale_fill_manual(values = custom_colors, breaks = legend_order) +
  
  # Add labels with geom_text
  geom_text(
    data = data_melted,
    aes(label = new_value, y = new_value),  # Adjust y position
    position = position_dodge(width = 0.8),
    vjust = -0.20,  # Adjust vertical justification
    hjust = 0.5,  # Center text horizontally
    size = 5.5,
    color = "black"
  ) +
  # Adjust legend position
  theme(legend.position = "top", legend.box = "horizontal") +
  # Additional adjustments
  scale_x_discrete(limits = order) +
  coord_cartesian(clip = "off")
p
p <- p + scale_y_continuous(limits = c(0, 100), expand = c(0, 0)) + labs(title = "", y = "Attributable fraction (%)", x = NULL) 

p
# Save the plot as a high-resolution image
plot_name <- paste0("Z:/ResearchHome/Groups/sapkogrp/projects/Genomics/common/attr_fraction/ANALYSIS/results/plots/v18b/lt35/", group, "_", AF.type,"_", lifestyle, ".tiff")

ggsave(plot_name, p, width = 12, height = 8, dpi = 600, device = "tiff", compression = "lzw")

## 5.___________________________________________________________________________ ge35 analysis
## 5.___________________________________________________________________________ ge35 analysis
## 5.___________________________________________________________________________ ge35 analysis
## 5.___________________________________________________________________________ ge35 analysis
## 5.___________________________________________________________________________ ge35 analysis

data <- saved.data

group <- "Age.ge.35"
variables <- unique(data$Variables)

custom_colors <- c("SJLIFE" = "#1E90FF", "CCSS" = "#FF6347")
legend_order <- c("SJLIFE", "CCSS")

for(i in 1:length(variables)){
  data_melted <- data[grepl(variables[i], data$Variables), c("Cohort", "SN_types", "Variables", group)]
  colnames(data_melted) <- c("variable", "SN_types", "AF_by", "value")
  data_melted$value <- as.numeric(data_melted$value); data_melted <- data_melted[complete.cases(data_melted),]
  data_melted$new_value <- round(data_melted$value,2)*100
  
  # Reshape the data for ggplot2
  library(reshape2)

  order <- unique(data_melted$SN_types)
  AF.type <- data_melted$AF_by[i] 
  lifestyle <- "without_lifestyle"
  if(lifestyle== "without_lifestyle" && variables[i] == "Lifestyle"){
    next
  }
  
  data_melted$legend_group <- factor(data_melted$variable, levels = c("SJLIFE", "CCSS"))
  # Create a factor with the desired order
  data_melted$SN_types <- factor(data_melted$SN_types, levels = order)
  
  
  p <- ggplot(data_melted, aes(x = SN_types, y = new_value, fill = legend_group)) +
    geom_bar(stat = "identity", position = position_dodge(width = 0.4), width = 0.4) +
    # Customize the theme and appearance
    # # geom_hline(yintercept = seq(-0.1, 0.1, by = 0.1), color = "black", linetype = "solid", size = 0.7) +
    # geom_hline(yintercept = 0, color = "black", linetype = "solid", size = 0.7) +
    # Add Y lines
    # # geom_vline(xintercept = seq(0.5, length(unique(data_melted$SN_types)) + 0.5), color = "black", linetype = "solid", size = 0.7) +
    # geom_vline(xintercept = 0.5, color = "black", linetype = "solid", size = 0.7) +
    theme_minimal() +
    theme(axis.text.x = element_text(angle = 45, hjust = 1, vjust = 1, size = 16, color = "black"),
          axis.text.y = element_text(size = 16, color = "black"),
          axis.title.y = element_text(size = 20, color = "black"), 
          axis.line.x = element_line(color="black"), 
          axis.line.y = element_line(color="black"),
          legend.title = element_blank(),
          legend.text = element_text(size = 16, color = "black"),
          plot.title = element_text(size = 16, hjust = 0.5, vjust = 1.5, face = "bold"),
          panel.grid.major = element_blank(),
          panel.grid.minor = element_blank()) +
    
    # Customize colors
    scale_fill_manual(values = custom_colors, breaks = legend_order) +
    
    # Add labels with geom_text
    geom_text(
      data = data_melted,
      aes(label = new_value, y = new_value),  # Adjust y position
      position = position_dodge(width = 0.3),
      vjust = -0.20,  # Adjust vertical justification
      hjust = 0.5,  # Center text horizontally
      size = 5.5,
      color = "black"
    ) +
    # Adjust legend position
    theme(legend.position = "top", legend.box = "horizontal") +
    # Additional adjustments
    scale_x_discrete(limits = order) +
    coord_cartesian(clip = "off")
  p <- p + scale_y_continuous(limits = c(0, 100), expand = c(0, 0)) + labs(title = "", y = "Attributable fraction (%)", x = NULL) 
  
  p
  # Save the plot as a high-resolution image
  plot_name <- paste0("Z:/ResearchHome/Groups/sapkogrp/projects/Genomics/common/attr_fraction/ANALYSIS/results/plots/v18b/ge35/", group, "_", AF.type, "_", lifestyle, ".tiff")
  
  ggsave(plot_name, p, width = 12, height = 8, dpi = 600, device = "tiff", compression = "lzw")
}

################################
## PRS and treatment together ##
################################
group <- "Age.ge.35"

variables <- "treatment|PRS"

new_data <- data[grepl(variables, data$Variables), c("Cohort", "SN_types", "Variables", group)]
colnames(new_data) <- c("variable", "SN_types", "AF_by", "value")
new_data$value <- as.numeric(new_data$value)

# Reshape the data for ggplot2
library(reshape2)

data_melted <-new_data
order <- unique(data_melted$SN_types)
AF.type <- "treatment_PRS"
lifestyle <- "without_lifestyle"

data_melted$legend_group <- factor(paste(data_melted$variable, data_melted$AF_by, sep = "_"))


data_melted$new_value <- round(data_melted$value,2)*100

# Define custom colors and legend order
custom_colors <- c("SJLIFE_PRS" = "#87CEFA", "CCSS_PRS" = "#FFA07A", "SJLIFE_All_treatments" = "#1E90FF", "CCSS_All_treatments" = "#FF6347")
legend_order <- c("SJLIFE_PRS", "CCSS_PRS", "SJLIFE_All_treatments", "CCSS_All_treatments")
# Order the levels of the legend_group factor
data_melted$legend_group <- factor(data_melted$legend_group, levels = legend_order)

# Create a factor with the desired order
data_melted$SN_types <- factor(data_melted$SN_types, levels = order)

# Create the grouped bar chart
# Create the plot
p <- ggplot(data_melted, aes(x = SN_types, y = new_value, fill = legend_group)) +
  geom_bar(stat = "identity", position = position_dodge(width = 0.8), width = 0.8) +
  # Customize the theme and appearance
  # geom_hline(yintercept = 0, color = "black", linetype = "solid", size = 0.7) +
  # Add Y lines
  # geom_vline(xintercept = 0.5, color = "black", linetype = "solid", size = 0.7) +
  theme_minimal() +
  theme(axis.text.x = element_text(angle = 45, hjust = 1, vjust = 1, size = 16, color = "black"),
        axis.text.y = element_text(size = 16, color = "black"),
        axis.title.y = element_text(size = 20, color = "black"), 
        axis.line.x = element_line(color="black"), 
        axis.line.y = element_line(color="black"),
        legend.title = element_blank(),
        legend.text = element_text(size = 16, color = "black"),
        plot.title = element_text(size = 16, hjust = 0.5, vjust = 1.5, face = "bold"),
        panel.grid.major = element_blank(),
        panel.grid.minor = element_blank()) +
  
  # Customize colors
  scale_fill_manual(values = custom_colors, breaks = legend_order) +
  
  # Add labels with geom_text
  geom_text(
    data = data_melted,
    aes(label = new_value, y = new_value),  # Adjust y position
    position = position_dodge(width = 0.8),
    vjust = -0.20,  # Adjust vertical justification
    hjust = 0.5,  # Center text horizontally
    size = 5.5,
    color = "black"
  ) +
  # Adjust legend position
  theme(legend.position = "top", legend.box = "horizontal") +
  # Additional adjustments
  scale_x_discrete(limits = order) +
  coord_cartesian(clip = "off")
p
p <- p + scale_y_continuous(limits = c(0, 100), expand = c(0, 0)) + labs(title = "", y = "Attributable fraction (%)", x = NULL) 
p
# Save the plot as a high-resolution image
plot_name <- paste0("Z:/ResearchHome/Groups/sapkogrp/projects/Genomics/common/attr_fraction/ANALYSIS/results/plots/v18b/ge35/", group, "_", AF.type,"_", lifestyle, ".tiff")

ggsave(plot_name, p, width = 12, height = 8, dpi = 600, device = "tiff", compression = "lzw")

##################################
## Chemo and Radiation together ##
##################################
group <- "Age.ge.35"

variables <- "Chemo|Radiation"

new_data <- data[grepl(variables, data$Variables), c("Cohort", "SN_types", "Variables", group)]
colnames(new_data) <- c("variable", "SN_types", "AF_by", "value")
new_data$value <- as.numeric(new_data$value)

# Reshape the data for ggplot2
library(reshape2)
data_melted <-new_data
data_melted$new_value <- round(data_melted$value,2)*100

order <- unique(data_melted$SN_types)
AF.type <- "Chemo_Radiation"
lifestyle <- "without_lifestyle"

data_melted$legend_group <- factor(paste(data_melted$variable, data_melted$AF_by, sep = "_"))


# Define custom colors and legend order
custom_colors <- c("SJLIFE_Chemo" = "#87CEFA", "CCSS_Chemo" = "#FFA07A", "SJLIFE_Radiation" = "#1E90FF", "CCSS_Radiation" = "#FF6347")
legend_order <- c("SJLIFE_Chemo", "CCSS_Chemo", "SJLIFE_Radiation", "CCSS_Radiation")
# Order the levels of the legend_group factor
data_melted$legend_group <- factor(data_melted$legend_group, levels = legend_order)

# Create a factor with the desired order
data_melted$SN_types <- factor(data_melted$SN_types, levels = order)

# Create the grouped bar chart
# Create the plot
p <- ggplot(data_melted, aes(x = SN_types, y = new_value, fill = legend_group)) +
  geom_bar(stat = "identity", position = position_dodge(width = 0.8), width = 0.8) +
  # Customize the theme and appearance
  # geom_hline(yintercept = 0, color = "black", linetype = "solid", size = 0.7) +
  # Add Y lines
  # geom_vline(xintercept = 0.5, color = "black", linetype = "solid", size = 0.7) +
  theme_minimal() +
  theme(axis.text.x = element_text(angle = 45, hjust = 1, vjust = 1, size = 16, color = "black"),
        axis.text.y = element_text(size = 16, color = "black"),
        axis.title.y = element_text(size = 20, color = "black"), 
        axis.line.x = element_line(color="black"), 
        axis.line.y = element_line(color="black"),
        legend.title = element_blank(),
        legend.text = element_text(size = 16, color = "black"),
        plot.title = element_text(size = 16, hjust = 0.5, vjust = 1.5, face = "bold"),
        panel.grid.major = element_blank(),
        panel.grid.minor = element_blank()) +
  
  # Customize colors
  scale_fill_manual(values = custom_colors, breaks = legend_order) +
  
  # Add labels with geom_text
  geom_text(
    data = data_melted,
    aes(label = new_value, y = new_value),  # Adjust y position
    position = position_dodge(width = 0.8),
    vjust = -0.20,  # Adjust vertical justification
    hjust = 0.5,  # Center text horizontally
    size = 5.5,
    color = "black"
  ) +
  # Adjust legend position
  theme(legend.position = "top", legend.box = "horizontal") +
  # Additional adjustments
  scale_x_discrete(limits = order) +
  coord_cartesian(clip = "off")
p
p <- p + scale_y_continuous(limits = c(0, 100), expand = c(0, 0)) + labs(title = "", y = "Attributable fraction (%)", x = NULL) 

p
# Save the plot as a high-resolution image
plot_name <- paste0("Z:/ResearchHome/Groups/sapkogrp/projects/Genomics/common/attr_fraction/ANALYSIS/results/plots/v18b/ge35/", group, "_", AF.type,"_", lifestyle, ".tiff")

ggsave(plot_name, p, width = 12, height = 8, dpi = 600, device = "tiff", compression = "lzw")
